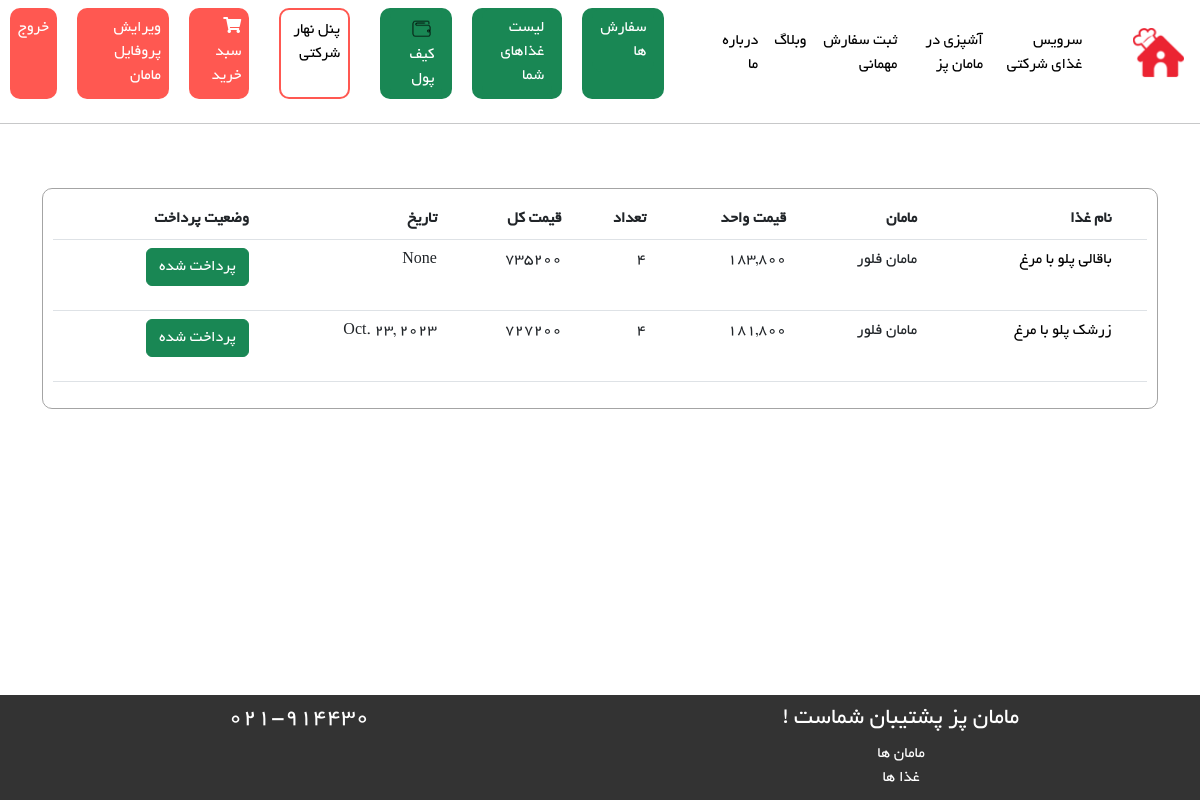
The app's page /order/show-cart (signed in) with its own data.
### Order/models.py (models this page shows, shortened)
class OrderDetail(models.Model):
    order = models.ForeignKey(Order, on_delete=models.CASCADE)
    food = models.ForeignKey(FoodsModel, on_delete=models.CASCADE)
    final_price = models.IntegerField(null=True, blank=True)
    count = models.IntegerField()
    date = models.DateField(blank=True, null=True)
    is_paid = models.BooleanField(default=False)

### Food/models.py (models this page shows, shortened)
class FoodsModel(models.Model):
    mom = models.ForeignKey(MomsModel, on_delete=models.CASCADE)
    food_name = models.CharField(max_length=100)
    food_price = models.IntegerField()
    food_recipe = models.CharField(max_length=500)
    food_order = models.IntegerField(editable=False, default=0)
    food_photo = models.ImageField(upload_to='foods_picture')
    is_active = models.BooleanField(default=True)
    class Meta:
        db_table = 'Foods'
        verbose_name = 'Food'
        verbose_name_plural = 'Foods'

### Moms/models.py (models this page shows, shortened)
class MomsModel(models.Model):
    user = models.ForeignKey(User, on_delete=models.CASCADE)
    profile_photo = models.ImageField(upload_to='moms_profiles', blank=True, null=True)
    home_number = models.CharField(max_length=20, blank=True, null=True)
    state = models.ForeignKey(State, on_delete=models.CASCADE, blank=True, null=True)
    city = models.ForeignKey(City, on_delete=models.CASCADE, blank=True, null=True)
    wallet = models.IntegerField(default=0)
    class Meta:
        db_table = 'Moms'
        verbose_name = 'Mom'
        verbose_name_plural = 'Moms'

### BaseApp/models.py (models this page shows, shortened)
class User(AbstractUser):
    phone_number = models.CharField(max_length=20, null=True, blank=True)
    email_active_code = models.CharField(max_length=100, null=True, blank=True)
    address = models.TextField(null=True, blank=True)
    is_mom = models.BooleanField(default=False)
    is_company = models.BooleanField(default=False)
    class Meta:
        db_table = 'User'

### Order/views.py (the view)
# urls.py: path('show-cart', views.ShowCart, name='Show-Cart'),
def ShowCart(request: HttpRequest):
    order_id = Order.objects.filter(user_id=request.user.id, is_paid=False).first()
    no_paid_order_details = OrderDetail.objects.filter(order_id=order_id, is_paid=False)
    paid_order_details = OrderDetail.objects.filter(order_id=order_id, is_paid=True)
    is_blank = True
    if not no_paid_order_details and not paid_order_details:
        is_blank = False
    sumCart = 0
    for i in no_paid_order_details:
        if not i.is_paid:
            item = i.count * i.food.food_price
            sumCart += item
    context = {
        'no_paid_order_details': no_paid_order_details,
        'paid_order_details': paid_order_details,
        'sumCart': sumCart,
        'is_blank': is_blank,
    }
    return render(request, 'Order/showCart.html', context)

### Order/templates/Order/showCart.html (shortened to what this page needs)
{% extends 'base/layout.html' %}
{% load static %}
{% load humanize %}
{% block HeaderLinks %}
    <link rel="stylesheet" href="{% static 'css/Order/showCart-style.css' %}">
{% endblock %}
{% block main %}
    {% if is_blank %}
        <br/>
        {% if paid_order_details %}
            <div class="main-box">
                <div class="table-responsive">
                    <table class="table">
                        <thead>
                        <tr>
                            <th></th>
                            <th>نام غذا</th>
                            <th>مامان</th>
                            <th>قیمت واحد</th>
                            <th>تعداد</th>
                            <th>قیمت کل</th>
                            <th>تاریخ</th>
                            <th>وضعیت پرداخت</th>
                        </tr>
                        </thead>
                        {% for order in paid_order_details %}
                            <tbody>
                            <tr>
                                <td></td>
                                <td>
                                    <a href="{% url 'FoodDetails' food_id=order.food.id %}">{{ order.food.food_name }}</a>
                                </td>
                                <td>مامان {{ order.food.mom.user.first_name }}</td>
                                <td>{{ order.food.food_price|intcomma }}</td>
                                <td>{{ order.count }}</td>
                                <td>{% widthratio order.food.food_price 1 order.count %}</td>
                                <td>{{ order.date }}</td>
                                <td>
                                    <p class="btn btn-success">پرداخت شده</p>
                                </td>
                            </tr>
                            </tbody>
                        {% endfor %}
                    </table>
                </div>
            </div>
        {% endif %}
        <br/>
    {% else %}
        <h1 class="text-center "> سبد خرید شما خالی است </h1>
    {% endif %}
{% endblock %}

### static/css/base/layout-style.css (style rules this page uses)
body { font-family: 'Yekan'; direction: rtl; }
body { direction: rtl; }
a { text-decoration: none; color: black; }
body { margin-bottom: 100px; }

### static/css/Order/showCart-style.css (style rules this page uses)
.main-box { border: 1px solid rgba(152, 152, 152, 0.88); border-radius: 10px; padding: 10px; }

### records on screen
OrderDetail: food.food_name "باقالی پلو با مرغ", food.mom.user.first_name "فلور", food.food_price "183,800", count "4", food+count "735200", date "None"
OrderDetail: food.food_name "زرشک پلو با مرغ", food.mom.user.first_name "فلور", food.food_price "181,800", count "4", food+count "727200", date "Oct. 23, 2023"
